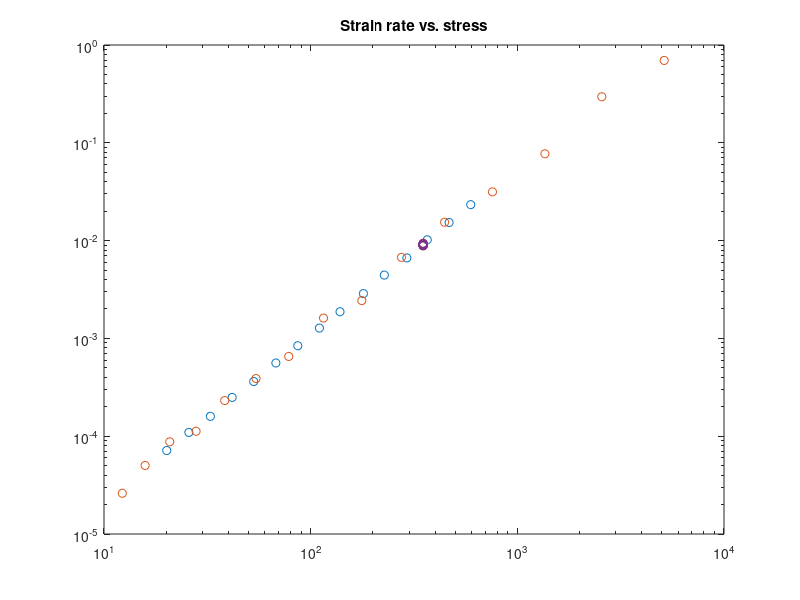
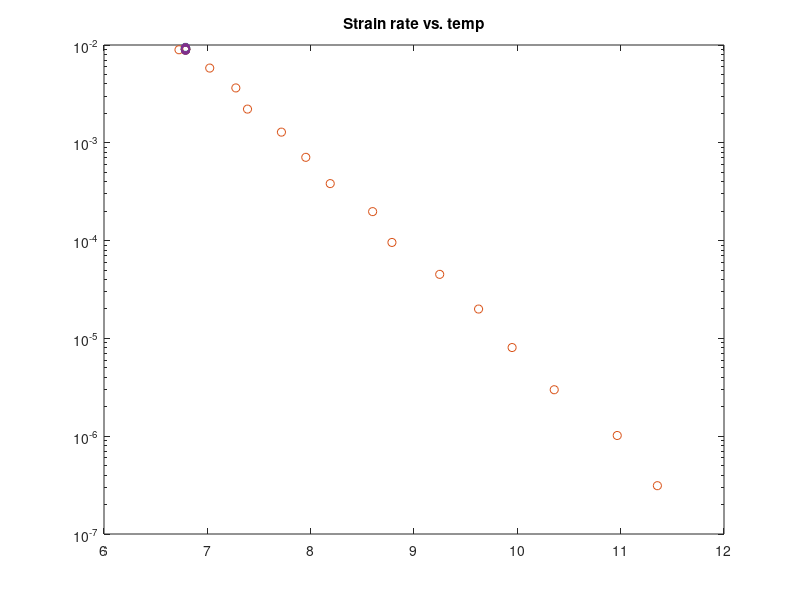
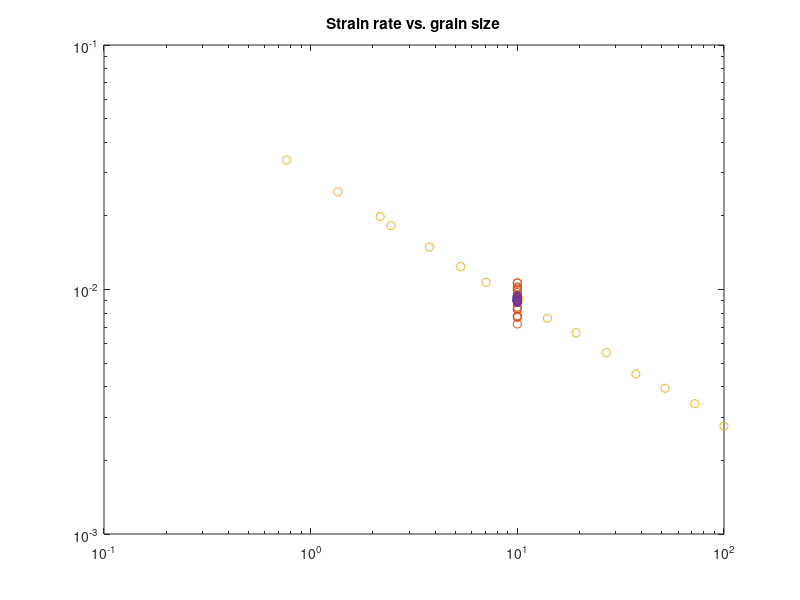
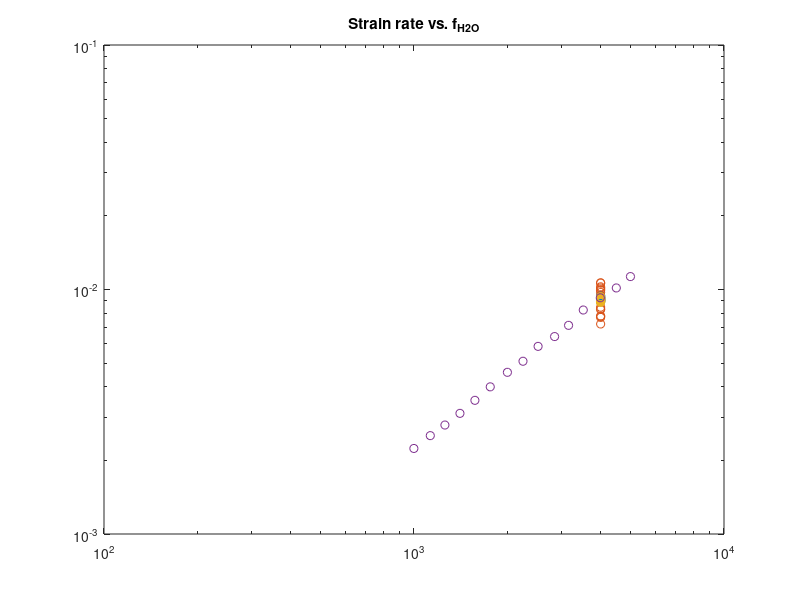

The MATLAB script that drew these images, in order:
clear

% Generate synthetic dataset with 15 datapoints
n_data = 15;
% Fukuda 18 values
A = 10^-2.97; n = 1.7;
m = 0.51; r = 1.0;
Q = 183000;
% Set constants
normT = 1473; % Temperature [K]
normd = 10; % Grain size [um]
norms = 350; % Stress [MPa]
norme = 3e-5;
normP = 300;
normf = 4000; % Water fugacity [MPa]
R = 8.3145;

% Strain stepping data
% Set stress ranges
smin = 20;
smax = 600;
% Set standard dev
sstd = 0.5;
% Vary stress, keep T, d, and f_H2O constant, solve for e
xs = logspace(log10(smin),log10(smax),n_data)+(rand(1,n_data)-0.5).*sstd;
xe = A*xs.^n.*normd^-m.*normf^r.*exp(-Q./(R*normT));
sigma = xs.*(1+0.01*(rand(1, n_data)-0.5)*2);
e_dot = xe.*(1+0.03*(rand(1, n_data)-0.5)*2);

T = normT*ones(n_data, 1);
dT = 7*ones(n_data, 1);
P = normP*ones(n_data, 1);
dP = 0.01*P;
d = normd*ones(n_data, 1);
dd = 0.01*d;
f = normf*ones(n_data, 1);
df = 0.02*f;
id = 1*ones(n_data, 1);

data_1 = [T dT P dP e_dot' 0.03*e_dot' sigma' 0.01*sigma' ...
    d dd f df id];
    
% Temperature stepping data
% Set temperature ranges
tmin = 873;
tmax = 1473;
% Set standard dev
sstd = 0.5;
% Vary T, keep e_dot, d, and f_H2O constant, solve for s
xt = linspace(tmin,tmax,n_data)+(rand(1,n_data)-0.5).*sstd;
xs = (norme./(A.*normd^-m.*normf^r.*exp(-Q./(R.*xt)))).^(1/n);
t = xt.*(1+0.01*(rand(1, n_data)-0.5)*2);
s = xs.*(1+0.01*(rand(1, n_data)-0.5)*2);

e = norme*ones(n_data, 1);
de = 0.01*e;
P = normP*ones(n_data, 1);
dP = 0.01*P;
d = normd*ones(n_data, 1);
dd = 0.01*d;
f = normf*ones(n_data, 1);
df = 0.02*f;
id_2 = 2*ones(n_data, 1);


data_2 = [t' dT P dP e de s' 0.01.*s' ...
    d dd f df id_2];

% grain size stepping data
% set grain size ranges
dmin = 1;
dmax = 100;
% Set standard dev
sstd = 0.5;
% Vary d, keep T, e_dot, f_H2O constant, solve for e
% make grain size a function of T
xd = logspace(log10(dmin),log10(dmax),n_data)+(rand(1,n_data)-0.5).*sstd;
xe = A*norms.^n.*xd.^-m.*normf^r.*exp(-Q./(R*normT));
d = xd.*(1+0.01*(rand(1, n_data)-0.5)*2);
e_dot = xe.*(1+0.03*(rand(1, n_data)-0.5)*2);

T = normT*ones(n_data, 1);
dT = 7*ones(n_data, 1);
s = norms*ones(n_data, 1);
ds = 0.01*s;
P = normP*ones(n_data, 1);
dP = 0.01*P;
f = normf*ones(n_data, 1);
df = 0.02*f;
id_3 = 3*ones(n_data, 1);

data_3 = [T dT P dP e_dot' 0.03*e_dot' s ds ...
    d' dd f df id_3];
%}

% water fugacity stepping data
% set water fugacity ranges
fmin = 1000;
fmax = 5000;
% Set standard dev
sstd = 0.5;
% Vary f_H2O, keep T, d, f_H2O constant, solve for e
xf = logspace(log10(fmin),log10(fmax),n_data)+(rand(1,n_data)-0.5).*sstd;
xe = A*norms.^n.*normd.^-m.*xf.^r.*exp(-Q./(R*normT));
f = xf.*(1+0.01*(rand(1, n_data)-0.5)*2);
e_dot = xe.*(1+0.03*(rand(1, n_data)-0.5)*2);

T = normT*ones(n_data, 1);
dT = 7*ones(n_data, 1);
d = normd*ones(n_data, 1);
dd = 0.01*d;
s = norms*ones(n_data, 1);
ds = 0.01*s;
P = normP*ones(n_data, 1);
dP = 0.01*P;
id_4 = 4*ones(n_data, 1);

data_4 = [T dT P dP e_dot' 0.03*e_dot' s ds ...
    d dd f' df id_4];
%}

data = [data_1; data_2; data_3; data_4];

for i=1:data(end,end)
    out = data(data(:,end) == i,:);
    T_out{i} = out(:,1); % Temperature [K]
    dT_out{i} = out(:,2); 
    e_out{i} = out(:,5); % Strain rate [s^-1]
    de_out{i} = out(:,6);
    s_out{i} = out(:,7); % Stress [MPa]
    ds_out{i} = out(:,8);
    d_out{i} = out(:,9); % Grain size [um]
    dd_out{i} = out(:,10);
    f_out{i} = out(:,11); % Water fugacity [MPa]
    df_out{i} = out(:,12);
end

%%
% Strain vs. stress
figure(1); hold off;
for i=1:out(end,end)
    % normalized data
    norm_factor{i} = (normd^-m.*normf^r.*exp(-Q./(normT.*R)))./...
    (d_out{i}.^-m.*f_out{i}.^r.*exp(-Q./(T_out{i}.*R)));
    loglog(s_out{i},e_out{i}.*norm_factor{i},'o');
    if i == 1
        hold on;
    end
end
title('Strain rate vs. stress')
 
%}
% Strain vs. temp
figure(2); hold off;
for i=1:out(end,end)
    % normalized data
    norm_factor{i} = (norms^n.*normd^-m.*normf^r.*exp(-Q./(T_out{i}.*R)))./...
    (s_out{i}.^n.*d_out{i}.^-m.*f_out{i}.^r.*exp(-Q./(T_out{i}.*R)));
    semilogy(1e4./T_out{i},e_out{i}.*norm_factor{i},'o'); 
    if i == 1
        hold on;
    end
end
title('Strain rate vs. temp')

% Strain vs. grain size
figure(3); hold off;
for i=1:out(end,end)
    % normalized data
    norm_factor{i} = (norms^n*normf^r.*exp(-Q./(normT*R)))./...
    (s_out{i}.^n.*f_out{i}.^r.*exp(-Q./(T_out{i}.*R)));
    loglog(d_out{i},e_out{i}.*norm_factor{i},'o');
    if i == 1
        hold on;
    end
end     
title('Strain rate vs. grain size')

%}

% Strain vs. water fugacity
figure(4); hold off;
for i=1:out(end,end)
    % normalized data
    norm_factor{i} = (norms^n*normd^-m.*exp(-Q./(normT*R)))./...
    (s_out{i}.^n.*d_out{i}.^-m.*exp(-Q./(T_out{i}.*R)));
    loglog(f_out{i},e_out{i}.*norm_factor{i},'o');
    if i == 1
        hold on;
    end
end     
title('Strain rate vs. f_{H2O}')

save('syn_d.out','data','-ascii');
